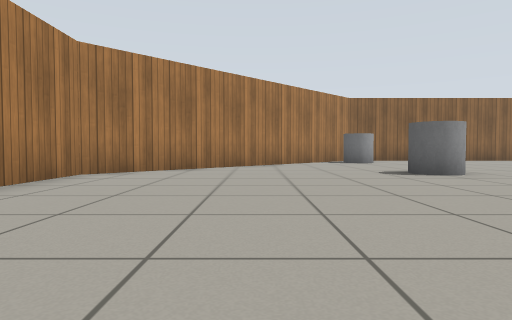
view 1 (above)

23 first-person views from a walk through a robot-simulator world made for Gazebo. The camera is 0.5 m above the floor, tilts 2° down and sees 75° across. The floor is counted in squares, 1 m on a side. Each view is taken from the middle of a square. On the plan, view 1 faces up. The plan holds only what a view shows up to about 9 squares ahead; the rest is blank. Simple patterns stand in for the simulator's built-in surfaces.

view 2
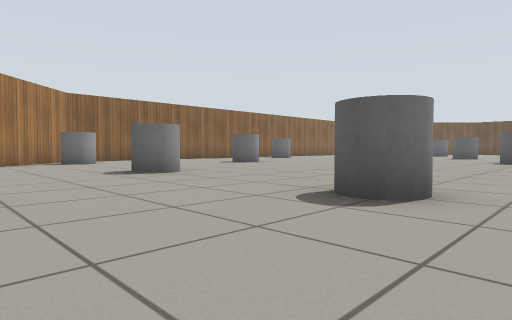

view 3
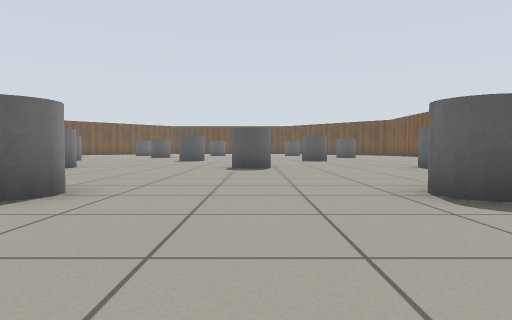

view 4
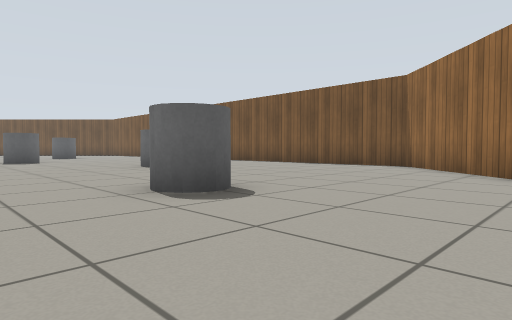

view 5
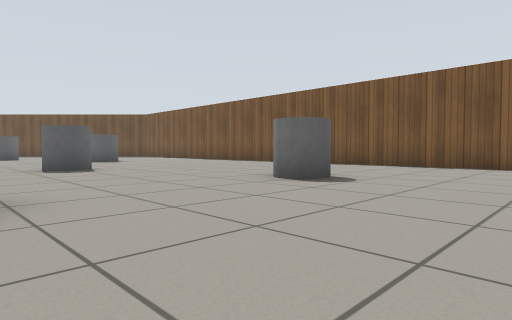

view 6
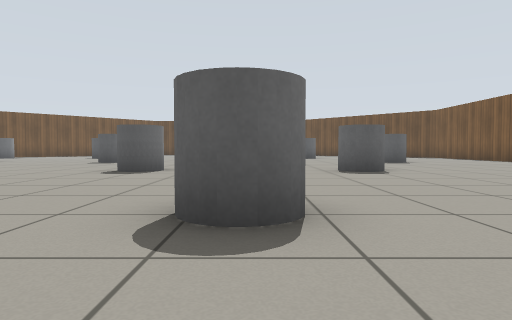

view 7
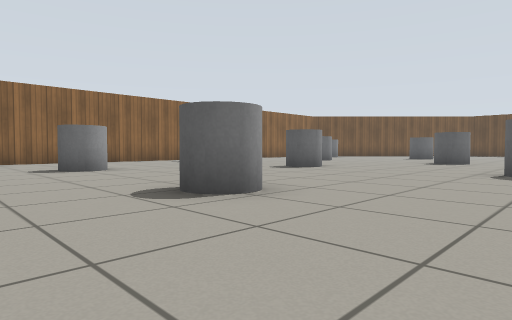

view 8
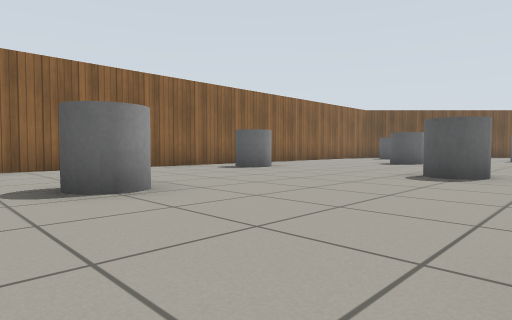

view 9
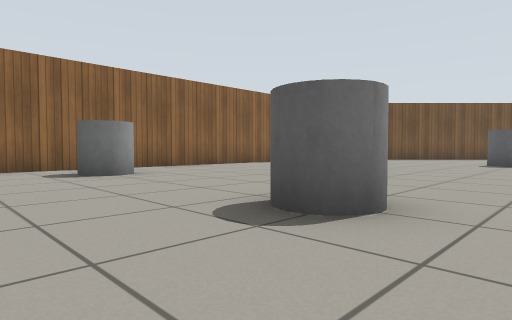

view 10
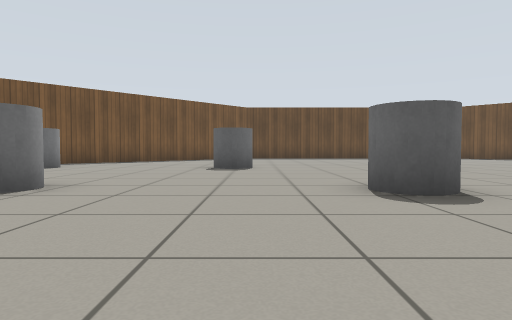

view 11
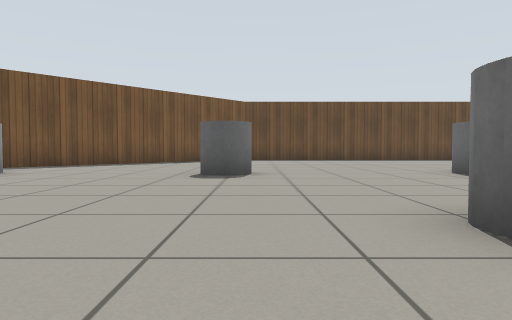

view 12
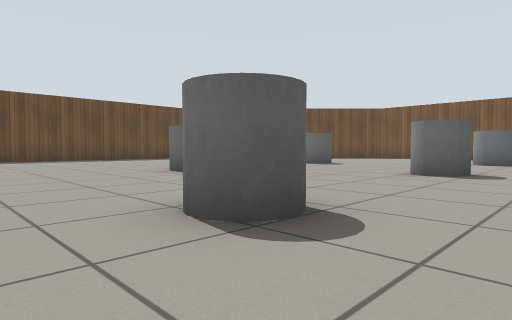

view 13
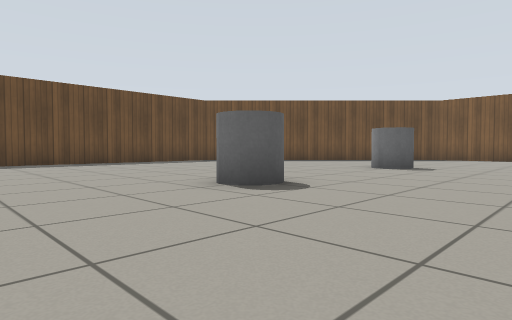

view 14
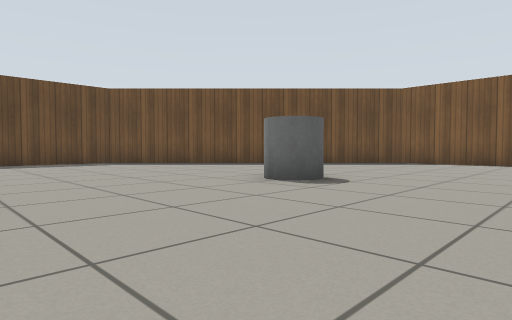

view 15
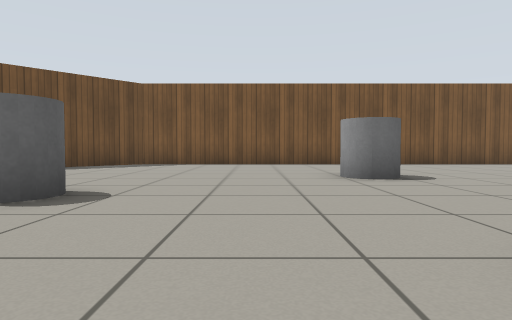

view 16
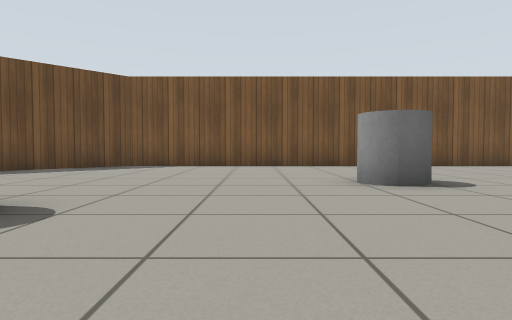

view 17
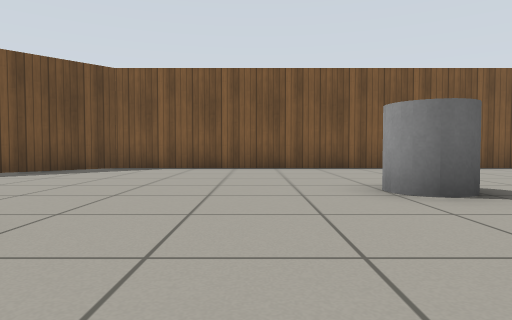

view 18
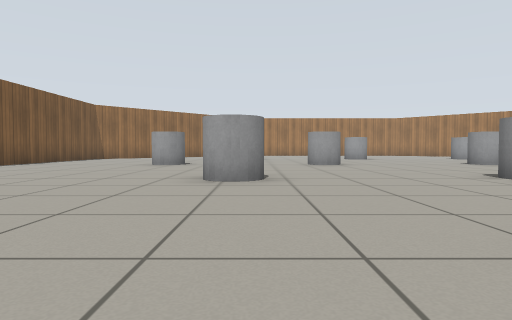

view 19
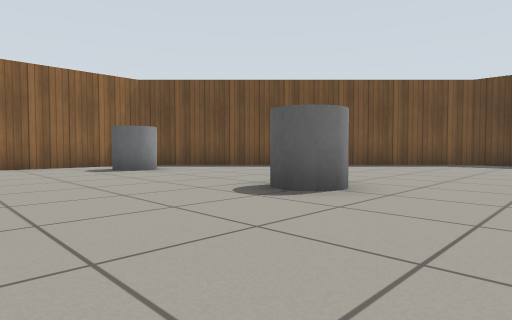

view 20
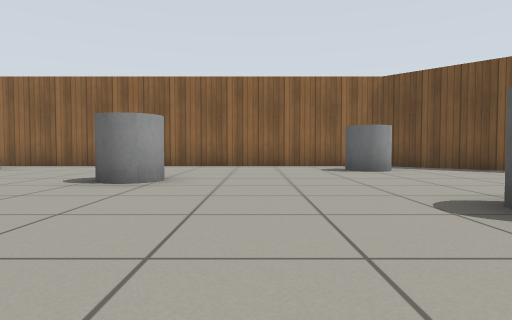

view 21
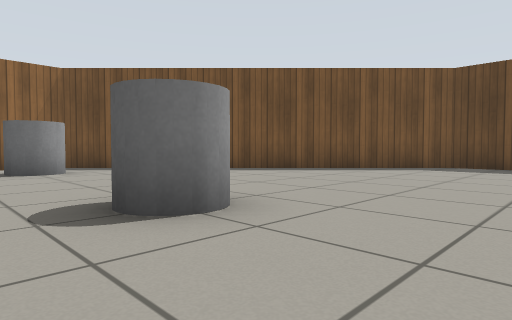

view 22
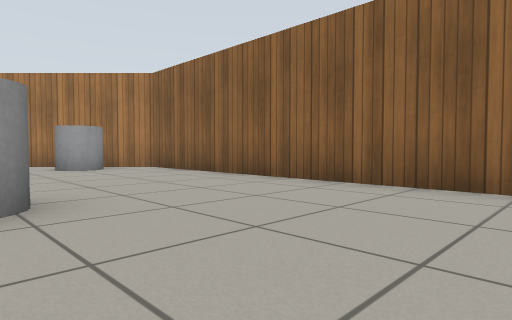

view 23
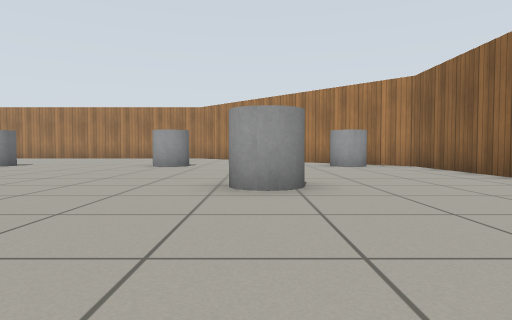

### Floor plan
Points are (right, up) in squares from view 1. A wall is a line through its corners. A room is listed if a view was taken in it or the views show most of it. See-through windows are left out.
Room 1 (views 1, 2, 3, 4, 5, 6, 7, 8, 9, 10, 11, 12, 13, 14, 15, 16, 17, 18, 19, 20, 21, 22, 23)
walls: (15.5, 13.4) (3.7, 13.4) (1.3, 11); (13.5, -10.4) (23.5, -10.4) (26, -7.9); (6.1, -10.4) (8.4, -10.4); (-0.5, 9.1) (-3.3, 6.3) (-3.3, 4.3); (0.9, -7.7) (3.5, -10.4); (30.4, 5.1) (30.4, 6.5) (23.5, 13.4) (20.1, 13.4)
objects: grey cylinder (3, -4) to (4, -3); grey cylinder (3, 1) to (4, 2); grey cylinder (3, 6) to (4, 7); grey cylinder (3, 11) to (4, 12); grey cylinder (8, -6) to (9, -5); grey cylinder (8, -1) to (9, -1); grey cylinder (8, 4) to (9, 4); grey cylinder (8, 9) to (9, 9); grey cylinder (13, -4) to (14, -3); grey cylinder (13, 1) to (14, 2); grey cylinder (13, 6) to (14, 7); grey cylinder (13, 11) to (14, 12); grey cylinder (18, -6); grey cylinder (18, -1); grey cylinder (18, 4); grey cylinder (18, 9); grey cylinder (22, -4) to (23, -3); grey cylinder (22, 1) to (23, 2); grey cylinder (22, 6) to (23, 7); grey cylinder (22, 11) to (23, 12)

Positions as (right, up) in squares from view 1, and headings:
1: (0, 0), facing up
2: (0, 0), facing up-right
3: (0, -1), facing right
4: (0, -1), facing down-right
5: (5, -1), facing down-right
6: (6, -1), facing right
7: (6, 1), facing up-right
8: (7, 5), facing up-right
9: (11, 5), facing up-right
10: (14, 6), facing right
11: (16, 6), facing right
12: (16, 6), facing down-right
13: (19, 5), facing down-right
14: (19, 1), facing down-right
15: (20, 0), facing down
16: (20, -1), facing down
17: (20, -2), facing down
18: (19, -3), facing left
19: (19, 4), facing up-right
20: (20, 4), facing up
21: (21, 4), facing up-right
22: (12, 9), facing up-left
23: (13, 9), facing left
